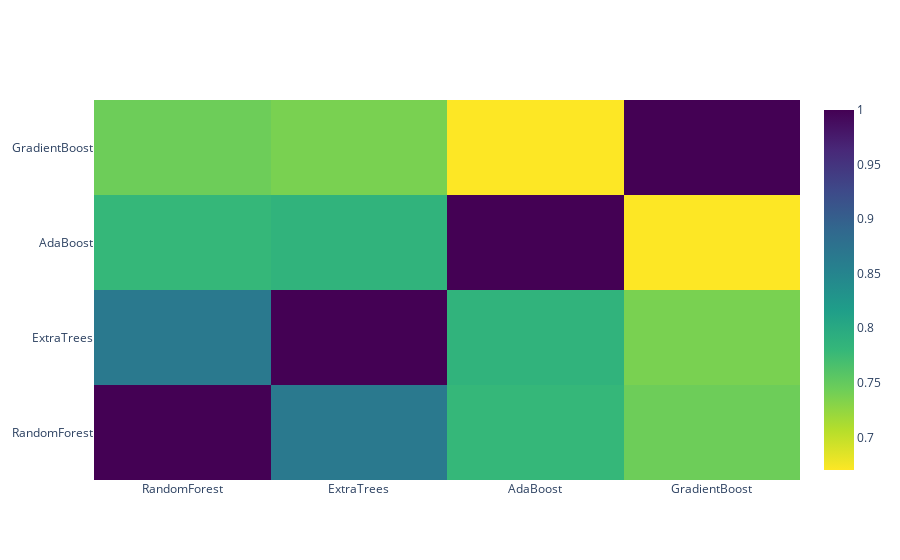

Source (notebook cell):
### Markdown cell above
# Second-Level Predictions from the First-level Output

### Code cell
#First-level output as new features

base_predictions_train = pd.DataFrame( {'RandomForest': rf_oof_train.ravel(),
     'ExtraTrees': et_oof_train.ravel(),
     'AdaBoost': ada_oof_train.ravel(),
      'GradientBoost': gb_oof_train.ravel()
    })
base_predictions_train.head()
#Correlation Heatmap of the Second Level Training set
data = [
    go.Heatmap(
        z= base_predictions_train.astype(float).corr().values ,
        x=base_predictions_train.columns.values,
        y= base_predictions_train.columns.values,
          colorscale='Viridis',
            showscale=True,
            reversescale = True
    )
]
py.iplot(data, filename='labelled-heatmap')

### Figure 1 — Plotly figure (JSON) as saved in the notebook; plotly's stock layout.template omitted (floating-point values rounded to 4 significant figures)
{"data": [{"colorscale": [[0, "#440154"], [0.1111, "#482878"], [0.2222, "#3e4989"], [0.3333, "#31688e"], [0.4444, "#26828e"], [0.5556, "#1f9e89"], [0.6667, "#35b779"], [0.7778, "#6ece58"], [0.8889, "#b5de2b"], [1, "#fde725"]], "reversescale": true, "showscale": true, "type": "heatmap", "x": ["RandomForest", "ExtraTrees", "AdaBoost", "GradientBoost"], "y": ["RandomForest", "ExtraTrees", "AdaBoost", "GradientBoost"], "z": [[1, 0.8661, 0.7801, 0.7443], [0.8661, 1, 0.786, 0.7377], [0.7801, 0.786, 1, 0.6701], [0.7443, 0.7377, 0.6701, 1]]}], "layout": {}}
